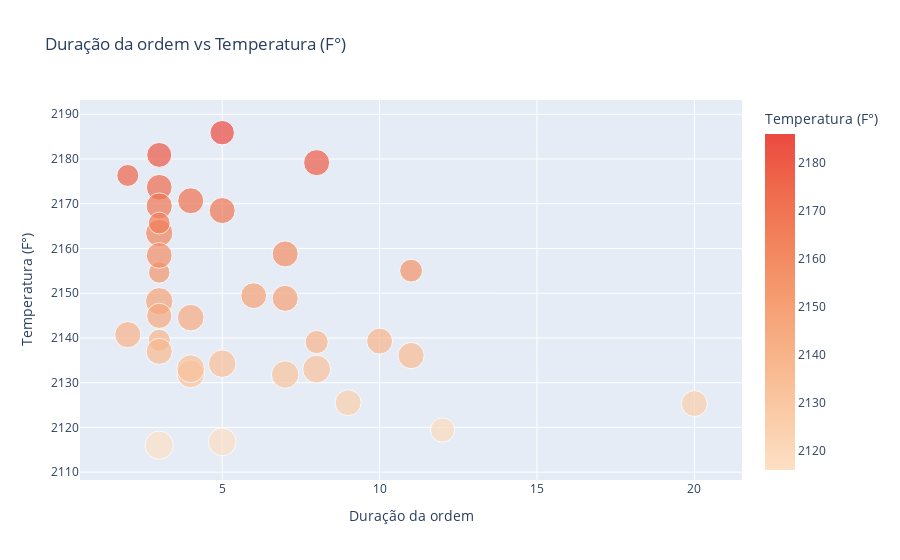
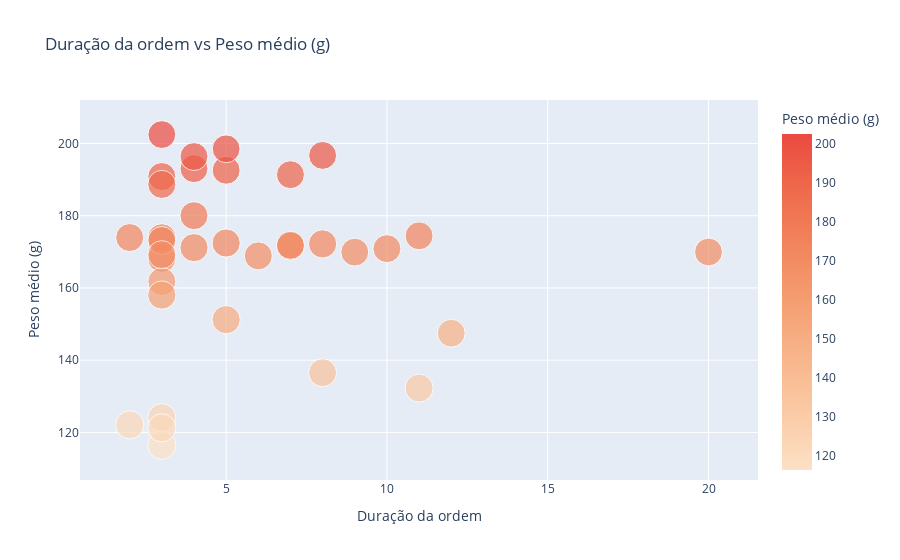
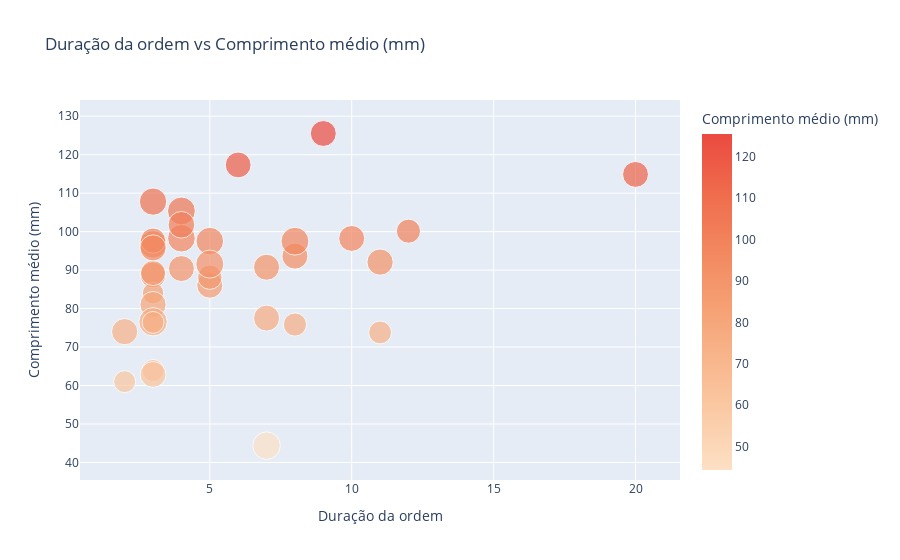
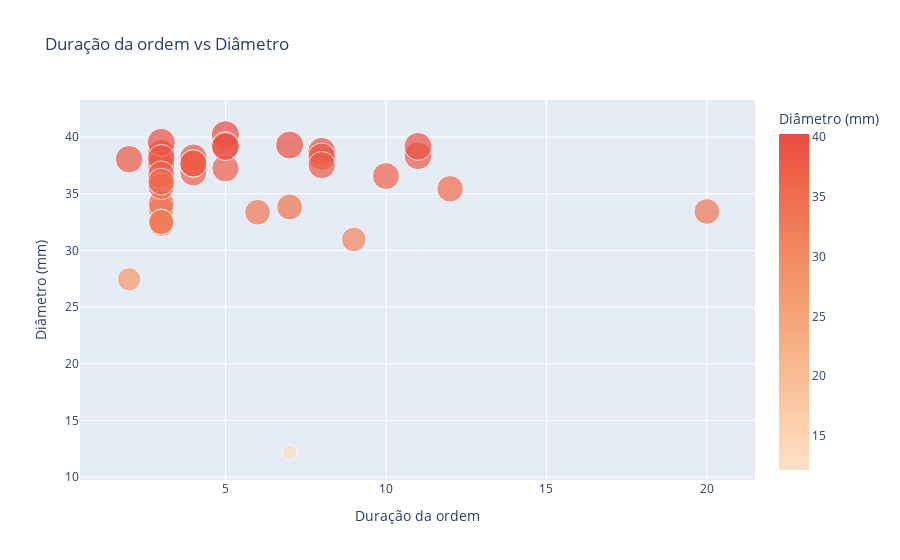

Notebook code cell kept with these figures, in order:
### Markdown cell above
Duração por complexidade

### Code cell
fig1 = px.scatter(df, 
                  x='Duração da ordem', 
                  y='Temperatura (F°)', 
                  title='Duração da ordem vs Temperatura (F°)', 
                  color='Temperatura (F°)',  # Cor de acordo com a Temperatura
                  size='Peso médio (g)',    # Tamanho de acordo com o Peso médio
                  color_continuous_scale='peach')  # Definindo uma escala de cores
fig1.show()

# Plotando Duração da ordem vs Peso médio com cor e tamanho
fig2 = px.scatter(df, 
                  x='Duração da ordem', 
                  y='Peso médio (g)', 
                  title='Duração da ordem vs Peso médio (g)', 
                  color='Peso médio (g)',  # Cor de acordo com o Peso médio
                  size='Temperatura (F°)',  # Tamanho de acordo com a Temperatura
                  color_continuous_scale='peach')  # Escala de cores personalizada
fig2.show()

# Plotando Duração da ordem vs Comprimento médio com cor e tamanho
fig3 = px.scatter(df, 
                  x='Duração da ordem', 
                  y='Comprimento médio (mm)', 
                  title='Duração da ordem vs Comprimento médio (mm)', 
                  color='Comprimento médio (mm)',  # Cor de acordo com o Comprimento médio
                  size='Peso médio (g)',    # Tamanho de acordo com o Peso médio
                  color_continuous_scale='peach')  # Escala de cores personalizada
fig3.show()

# Plotando Duração da ordem vs Diâmetro com cor e tamanho
fig4 = px.scatter(df, 
                  x='Duração da ordem', 
                  y='Diâmetro (mm)', 
                  title='Duração da ordem vs Diâmetro', 
                  color='Diâmetro (mm)',  # Cor de acordo com o Diâmetro
                  size='Diâmetro (mm)',  # Tamanho de acordo com a Temperatura
                  color_continuous_scale='peach')  # Escala de cores personalizada
fig4.show()

fig5 = px.scatter(df, 
                  x='Duração da ordem', 
                  y='Total de Frascos', 
                  title='Duração da ordem vs Total de Frascos', 
                  color='Total de Frascos',  # Cor de acordo com o Diâmetro
                  size='Total de Frascos',  # Tamanho de acordo com a Temperatura
                  color_continuous_scale='peach')  # Escala de cores personalizada
fig5.show()

### Figure 1 — Plotly figure (JSON) as saved in the notebook; plotly's stock layout.template omitted (floating-point values rounded to 4 significant figures)
{"data": [{"hovertemplate": "Duração da ordem=%{x}<br>Temperatura (F°)=%{marker.color}<br>Peso médio (g)=%{marker.size}<extra></extra>", "legendgroup": "", "marker": {"color": [2126.0, 2174.0, 2119.0, 2171.0, 2139.0, 2176.0, 2132.0, 2125.0, 2159.0, 2148.0, 2168.0, 2179.0, 2133.0, 2155.0, 2169.0, 2149.0, 2134.0, 2132.0, 2139.0, 2116.0, 2145.0, 2181.0, 2186.0, 2155.0, 2163.0, 2136.0, 2117.0, 2139.0, 2137.0, 2141.0, 2133.0, 2145.0, 2158.0, 2166.0, 2149.0], "coloraxis": "coloraxis", "size": [169.9, 168.2, 147.5, 171.2, 170.9, 122.1, 191.4, 170.0, 171.6, 190.8, 172.4, 172.2, 196.7, 116.4, 173.9, 171.8, 192.6, 193.0, 124.1, 202.5, 161.8, 158.0, 151.2, 132.3, 188.7, 174.4, 198.5, 136.5, 173.1, 173.9, 196.4, 180, 169.2, 121.3, 168.9], "sizemode": "area", "sizeref": 0.5062, "symbol": "circle"}, "mode": "markers", "name": "", "orientation": "v", "showlegend": false, "type": "scatter", "x": [9, 3, 12, 4, 10, 2, 7, 20, 7, 3, 5, 8, 8, 3, 3, 7, 5, 4, 3, 3, 3, 3, 5, 11, 3, 11, 5, 8, 3, 2, 4, 4, 3, 3, 6], "xaxis": "x", "y": [2126.0, 2174.0, 2119.0, 2171.0, 2139.0, 2176.0, 2132.0, 2125.0, 2159.0, 2148.0, 2168.0, 2179.0, 2133.0, 2155.0, 2169.0, 2149.0, 2134.0, 2132.0, 2139.0, 2116.0, 2145.0, 2181.0, 2186.0, 2155.0, 2163.0, 2136.0, 2117.0, 2139.0, 2137.0, 2141.0, 2133.0, 2145.0, 2158.0, 2166.0, 2149.0], "yaxis": "y"}], "layout": {"coloraxis": {"colorbar": {"title": {"text": "Temperatura (F°)"}}, "colorscale": [[0, "rgb(253, 224, 197)"], [0.1667, "rgb(250, 203, 166)"], [0.3333, "rgb(248, 181, 139)"], [0.5, "rgb(245, 158, 114)"], [0.6667, "rgb(242, 133, 93)"], [0.8333, "rgb(239, 106, 76)"], [1, "rgb(235, 74, 64)"]]}, "legend": {"itemsizing": "constant", "tracegroupgap": 0}, "title": {"text": "Duração da ordem vs Temperatura (F°)"}, "xaxis": {"anchor": "y", "domain": [0, 1], "title": {"text": "Duração da ordem"}}, "yaxis": {"anchor": "x", "domain": [0, 1], "title": {"text": "Temperatura (F°)"}}}}

### Figure 2 — Plotly figure (JSON) as saved in the notebook; plotly's stock layout.template omitted (floating-point values rounded to 4 significant figures)
{"data": [{"hovertemplate": "Duração da ordem=%{x}<br>Peso médio (g)=%{marker.color}<br>Temperatura (F°)=%{marker.size}<extra></extra>", "legendgroup": "", "marker": {"color": [169.9, 168.2, 147.5, 171.2, 170.9, 122.1, 191.4, 170.0, 171.6, 190.8, 172.4, 172.2, 196.7, 116.4, 173.9, 171.8, 192.6, 193.0, 124.1, 202.5, 161.8, 158.0, 151.2, 132.3, 188.7, 174.4, 198.5, 136.5, 173.1, 173.9, 196.4, 180, 169.2, 121.3, 168.9], "coloraxis": "coloraxis", "size": [2126.0, 2174.0, 2119.0, 2171.0, 2139.0, 2176.0, 2132.0, 2125.0, 2159.0, 2148.0, 2168.0, 2179.0, 2133.0, 2155.0, 2169.0, 2149.0, 2134.0, 2132.0, 2139.0, 2116.0, 2145.0, 2181.0, 2186.0, 2155.0, 2163.0, 2136.0, 2117.0, 2139.0, 2137.0, 2141.0, 2133.0, 2145.0, 2158.0, 2166.0, 2149.0], "sizemode": "area", "sizeref": 5.465, "symbol": "circle"}, "mode": "markers", "name": "", "orientation": "v", "showlegend": false, "type": "scatter", "x": [9, 3, 12, 4, 10, 2, 7, 20, 7, 3, 5, 8, 8, 3, 3, 7, 5, 4, 3, 3, 3, 3, 5, 11, 3, 11, 5, 8, 3, 2, 4, 4, 3, 3, 6], "xaxis": "x", "y": [169.9, 168.2, 147.5, 171.2, 170.9, 122.1, 191.4, 170.0, 171.6, 190.8, 172.4, 172.2, 196.7, 116.4, 173.9, 171.8, 192.6, 193.0, 124.1, 202.5, 161.8, 158.0, 151.2, 132.3, 188.7, 174.4, 198.5, 136.5, 173.1, 173.9, 196.4, 180, 169.2, 121.3, 168.9], "yaxis": "y"}], "layout": {"coloraxis": {"colorbar": {"title": {"text": "Peso médio (g)"}}, "colorscale": [[0, "rgb(253, 224, 197)"], [0.1667, "rgb(250, 203, 166)"], [0.3333, "rgb(248, 181, 139)"], [0.5, "rgb(245, 158, 114)"], [0.6667, "rgb(242, 133, 93)"], [0.8333, "rgb(239, 106, 76)"], [1, "rgb(235, 74, 64)"]]}, "legend": {"itemsizing": "constant", "tracegroupgap": 0}, "title": {"text": "Duração da ordem vs Peso médio (g)"}, "xaxis": {"anchor": "y", "domain": [0, 1], "title": {"text": "Duração da ordem"}}, "yaxis": {"anchor": "x", "domain": [0, 1], "title": {"text": "Peso médio (g)"}}}}

### Figure 3 — Plotly figure (JSON) as saved in the notebook; plotly's stock layout.template omitted (floating-point values rounded to 4 significant figures)
{"data": [{"hovertemplate": "Duração da ordem=%{x}<br>Comprimento médio (mm)=%{marker.color}<br>Peso médio (g)=%{marker.size}<extra></extra>", "legendgroup": "", "marker": {"color": [125.5, 88.73, 100.1, 90.4, 98.23, 61, 44.37, 114.9, 77.51, 96.67, 86.08, 93.64, 97.51, 84, 81.03, 90.74, 97.54, 98.28, 63.9, 76.57, 97.67, 89.23, 88.16, 73.79, 107.8, 92.07, 91.56, 75.85, 95.77, 74, 105.4, 101.8, 62.87, 76.4, 117.3], "coloraxis": "coloraxis", "size": [169.9, 168.2, 147.5, 171.2, 170.9, 122.1, 191.4, 170.0, 171.6, 190.8, 172.4, 172.2, 196.7, 116.4, 173.9, 171.8, 192.6, 193.0, 124.1, 202.5, 161.8, 158.0, 151.2, 132.3, 188.7, 174.4, 198.5, 136.5, 173.1, 173.9, 196.4, 180, 169.2, 121.3, 168.9], "sizemode": "area", "sizeref": 0.5062, "symbol": "circle"}, "mode": "markers", "name": "", "orientation": "v", "showlegend": false, "type": "scatter", "x": [9, 3, 12, 4, 10, 2, 7, 20, 7, 3, 5, 8, 8, 3, 3, 7, 5, 4, 3, 3, 3, 3, 5, 11, 3, 11, 5, 8, 3, 2, 4, 4, 3, 3, 6], "xaxis": "x", "y": [125.5, 88.73, 100.1, 90.4, 98.23, 61, 44.37, 114.9, 77.51, 96.67, 86.08, 93.64, 97.51, 84, 81.03, 90.74, 97.54, 98.28, 63.9, 76.57, 97.67, 89.23, 88.16, 73.79, 107.8, 92.07, 91.56, 75.85, 95.77, 74, 105.4, 101.8, 62.87, 76.4, 117.3], "yaxis": "y"}], "layout": {"coloraxis": {"colorbar": {"title": {"text": "Comprimento médio (mm)"}}, "colorscale": [[0, "rgb(253, 224, 197)"], [0.1667, "rgb(250, 203, 166)"], [0.3333, "rgb(248, 181, 139)"], [0.5, "rgb(245, 158, 114)"], [0.6667, "rgb(242, 133, 93)"], [0.8333, "rgb(239, 106, 76)"], [1, "rgb(235, 74, 64)"]]}, "legend": {"itemsizing": "constant", "tracegroupgap": 0}, "title": {"text": "Duração da ordem vs Comprimento médio (mm)"}, "xaxis": {"anchor": "y", "domain": [0, 1], "title": {"text": "Duração da ordem"}}, "yaxis": {"anchor": "x", "domain": [0, 1], "title": {"text": "Comprimento médio (mm)"}}}}

### Figure 4 — Plotly figure (JSON) as saved in the notebook; plotly's stock layout.template omitted (floating-point values rounded to 4 significant figures)
{"data": [{"hovertemplate": "Duração da ordem=%{x}<br>Diâmetro (mm)=%{marker.color}<extra></extra>", "legendgroup": "", "marker": {"color": [30.97, 38.57, 35.43, 36.88, 36.56, 27.45, 12.19, 33.44, 33.83, 37.57, 40.2, 38.75, 38.26, 33.6, 39.53, 39.3, 39.26, 38.17, 32.33, 38.13, 34.13, 36.7, 37.24, 38.35, 35.67, 39.18, 39.16, 37.52, 36.07, 38.05, 37.65, 37.67, 32.53, 32.5, 33.37], "coloraxis": "coloraxis", "size": [30.97, 38.57, 35.43, 36.88, 36.56, 27.45, 12.19, 33.44, 33.83, 37.57, 40.2, 38.75, 38.26, 33.6, 39.53, 39.3, 39.26, 38.17, 32.33, 38.13, 34.13, 36.7, 37.24, 38.35, 35.67, 39.18, 39.16, 37.52, 36.07, 38.05, 37.65, 37.67, 32.53, 32.5, 33.37], "sizemode": "area", "sizeref": 0.1005, "symbol": "circle"}, "mode": "markers", "name": "", "orientation": "v", "showlegend": false, "type": "scatter", "x": [9, 3, 12, 4, 10, 2, 7, 20, 7, 3, 5, 8, 8, 3, 3, 7, 5, 4, 3, 3, 3, 3, 5, 11, 3, 11, 5, 8, 3, 2, 4, 4, 3, 3, 6], "xaxis": "x", "y": [30.97, 38.57, 35.43, 36.88, 36.56, 27.45, 12.19, 33.44, 33.83, 37.57, 40.2, 38.75, 38.26, 33.6, 39.53, 39.3, 39.26, 38.17, 32.33, 38.13, 34.13, 36.7, 37.24, 38.35, 35.67, 39.18, 39.16, 37.52, 36.07, 38.05, 37.65, 37.67, 32.53, 32.5, 33.37], "yaxis": "y"}], "layout": {"coloraxis": {"colorbar": {"title": {"text": "Diâmetro (mm)"}}, "colorscale": [[0, "rgb(253, 224, 197)"], [0.1667, "rgb(250, 203, 166)"], [0.3333, "rgb(248, 181, 139)"], [0.5, "rgb(245, 158, 114)"], [0.6667, "rgb(242, 133, 93)"], [0.8333, "rgb(239, 106, 76)"], [1, "rgb(235, 74, 64)"]]}, "legend": {"itemsizing": "constant", "tracegroupgap": 0}, "title": {"text": "Duração da ordem vs Diâmetro"}, "xaxis": {"anchor": "y", "domain": [0, 1], "title": {"text": "Duração da ordem"}}, "yaxis": {"anchor": "x", "domain": [0, 1], "title": {"text": "Diâmetro (mm)"}}}}
